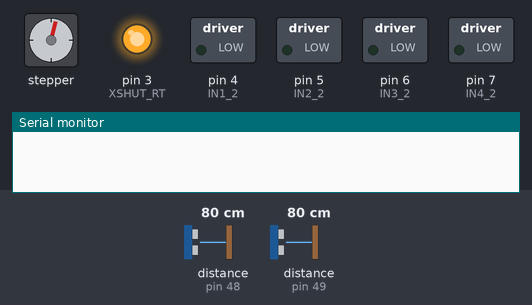
A sketch run on a simulated Arduino Uno, built with avr-gcc and run on an emulated ATmega328P. Parts: stepper motor, switched loads named in the sketch (green lamp = pin HIGH), output pins drawn as LEDs (lit = HIGH), the last lines printed to the serial monitor. Wiring (inferred from the names in the program): stepper motor (2048 steps per turn assumed): coils pin 8, pin 9, pin 10, pin 11. Inputs (shaded band) come from the test bench; at power-on: distance to the obstacle (sensors on pin 49, pin 48) 80 cm. Pins used as bus, display or sensor lines are not drawn.

Above: at 1.7 s.
1.8 s: distance to the obstacle (sensor on pin 49) set to 2 cm
At 3.26 s:
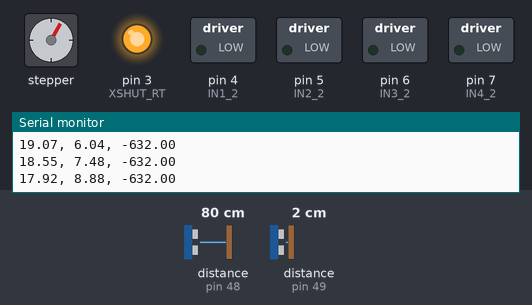
At 4.65 s:
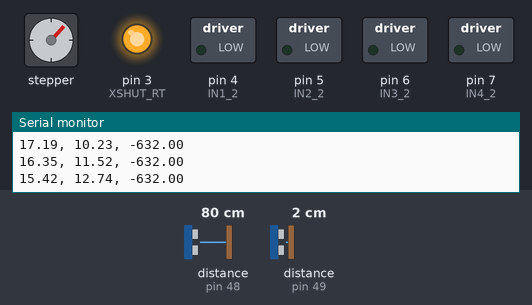
Timing chart, 0 to 22.9 s (numbered marks = the images above; inputs shaded):
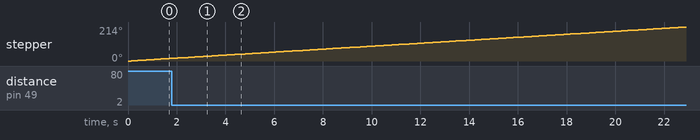

The sketch:

sketch_feb02a.ino
```cpp
#include <Wire.h>
#include <VL53L0X.h>

#define IN1_1 8
#define IN2_1 9
#define IN3_1 10
#define IN4_1 11

#define IN1_2 4
#define IN2_2 5
#define IN3_2 6
#define IN4_2 7

#define XSHUT_RT 3
#define XSHUT_RS 2

VL53L0X rt;
VL53L0X rs;

int stepDelay1 = 8;
int stepDelay2 = 1;
int platformSteps = 0;
int hs = 0;
int scanCount = 0;

void setup() {
    Serial.begin(9600);
    Wire.begin();

    pinMode(XSHUT_RT, OUTPUT);
    pinMode(XSHUT_RS, OUTPUT);

    digitalWrite(XSHUT_RT, LOW);
    digitalWrite(XSHUT_RS, LOW);
    delay(10);

    digitalWrite(XSHUT_RT, HIGH);
    delay(10);
    rt.init();
    rt.setTimeout(500);
    rt.setAddress(0x30);

    digitalWrite(XSHUT_RS, HIGH);
    delay(10);
    rs.init();
    rs.setTimeout(500);
    rs.setAddress(0x31);

    pinMode(IN1_1, OUTPUT);
    pinMode(IN2_1, OUTPUT);
    pinMode(IN3_1, OUTPUT);
    pinMode(IN4_1, OUTPUT);

    pinMode(IN1_2, OUTPUT);
    pinMode(IN2_2, OUTPUT);
    pinMode(IN3_2, OUTPUT);
    pinMode(IN4_2, OUTPUT);
}

void stepMotor1(int step) {
    switch (step) {
        case 0: digitalWrite(IN1_1, HIGH); digitalWrite(IN2_1, LOW); digitalWrite(IN3_1, LOW); digitalWrite(IN4_1, LOW); break;
        case 1: digitalWrite(IN1_1, HIGH); digitalWrite(IN2_1, HIGH); digitalWrite(IN3_1, LOW); digitalWrite(IN4_1, LOW); break;
        case 2: digitalWrite(IN1_1, LOW); digitalWrite(IN2_1, HIGH); digitalWrite(IN3_1, LOW); digitalWrite(IN4_1, LOW); break;
        case 3: digitalWrite(IN1_1, LOW); digitalWrite(IN2_1, HIGH); digitalWrite(IN3_1, HIGH); digitalWrite(IN4_1, LOW); break;
        case 4: digitalWrite(IN1_1, LOW); digitalWrite(IN2_1, LOW); digitalWrite(IN3_1, HIGH); digitalWrite(IN4_1, LOW); break;
        case 5: digitalWrite(IN1_1, LOW); digitalWrite(IN2_1, LOW); digitalWrite(IN3_1, HIGH); digitalWrite(IN4_1, HIGH); break;
        case 6: digitalWrite(IN1_1, LOW); digitalWrite(IN2_1, LOW); digitalWrite(IN3_1, LOW); digitalWrite(IN4_1, HIGH); break;
        case 7: digitalWrite(IN1_1, HIGH); digitalWrite(IN2_1, LOW); digitalWrite(IN3_1, LOW); digitalWrite(IN4_1, HIGH); break;
    }
}

void stepMotor2(int step) {
    switch (step) {
        case 0: digitalWrite(IN1_2, LOW); digitalWrite(IN2_2, LOW); digitalWrite(IN3_2, LOW); digitalWrite(IN4_2, HIGH); break;
        case 1: digitalWrite(IN1_2, LOW); digitalWrite(IN2_2, LOW); digitalWrite(IN3_2, HIGH); digitalWrite(IN4_2, HIGH); break;
        case 2: digitalWrite(IN1_2, LOW); digitalWrite(IN2_2, LOW); digitalWrite(IN3_2, HIGH); digitalWrite(IN4_2, LOW); break;
        case 3: digitalWrite(IN1_2, LOW); digitalWrite(IN2_2, HIGH); digitalWrite(IN3_2, HIGH); digitalWrite(IN4_2, LOW); break;
        case 4: digitalWrite(IN1_2, LOW); digitalWrite(IN2_2, HIGH); digitalWrite(IN3_2, LOW); digitalWrite(IN4_2, LOW); break;
        case 5: digitalWrite(IN1_2, HIGH); digitalWrite(IN2_2, HIGH); digitalWrite(IN3_2, LOW); digitalWrite(IN4_2, LOW); break;
        case 6: digitalWrite(IN1_2, HIGH); digitalWrite(IN2_2, LOW); digitalWrite(IN3_2, LOW); digitalWrite(IN4_2, LOW); break;
        case 7: digitalWrite(IN1_2, HIGH); digitalWrite(IN2_2, LOW); digitalWrite(IN3_2, LOW); digitalWrite(IN4_2, HIGH); break;
    }
}

void loop() {
    if (scanCount >= 55) {
        while (1);
    }

    for (int i = 0; i < 4096; i++) {
        stepMotor1(i % 8);
        platformSteps++;

        if (platformSteps % 50 == 0) {
            int rtValue = rt.readRangeSingleMillimeters();
            int rsValue = rs.readRangeSingleMillimeters();

            float theta = (platformSteps % 4096) * (360.0 / 4096.0);
            float radians = theta * (3.14159265358979 / 180.0);

            float x = rsValue * cos(radians);
            float y = rsValue * sin(radians);
            float z;

            if (hs == 0 && (rtValue >= 164 && rtValue <= 170)) {
                z = hs;
            } else if (hs != 0 && !(rtValue >= 164 && rtValue <= 170)) {
                z = 168 - rtValue;
            } else {
                z = 168 - rtValue;
            }

            if (x <= 175) {
                Serial.print(x);
                Serial.print(", ");
                Serial.print(y);
                Serial.print(", ");
                Serial.println(z);
            }
        }

        delay(stepDelay1);
    }

    hs += 2;
    scanCount++;

    for (int i = 0; i < 8192; i++) {
        stepMotor2(i % 8);
        delay(stepDelay2);
    }
}
```
